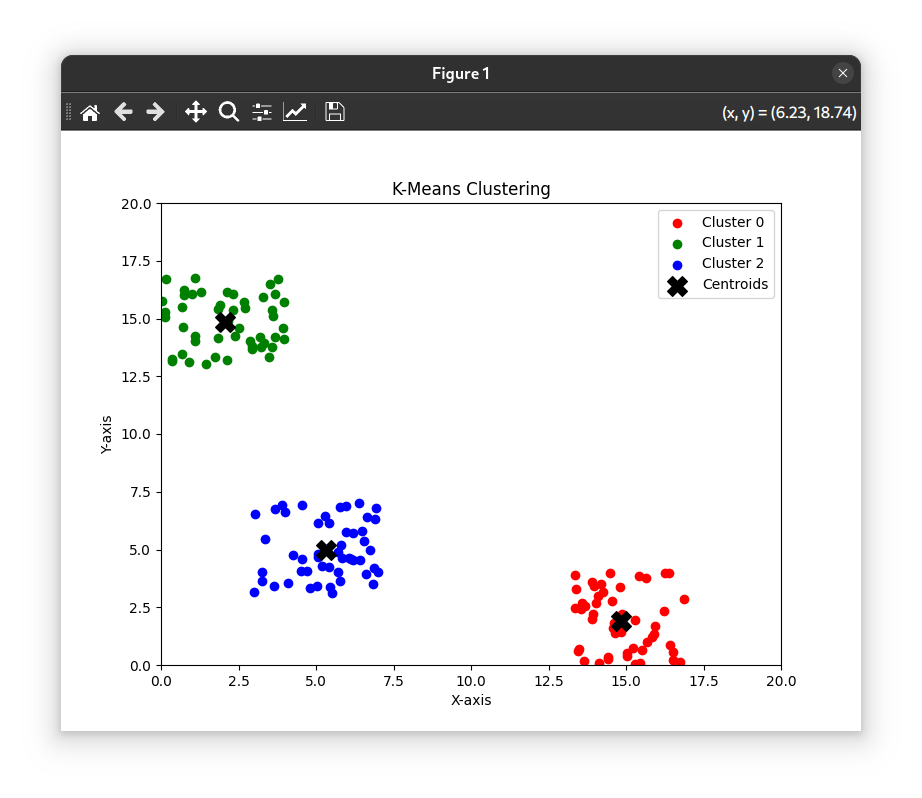

This figure's Python source:
#!/usr/bin/env python

import math
from random import randint, uniform
import matplotlib.pyplot as plt


def distance(p1, p2):
    # euclidean distance
    dims = len(p1)
    d = math.sqrt(sum([(p1[d]-p2[d])**2 for d in range(dims)]))
    return abs(d)


def cluster_loop(centroids, K):
    # distance from each point to each centroid
    distances = [[] for _ in range(K)]
    for idx, c in enumerate(centroids):
        for point in data:
            d = distance(point, c)
            distances[idx].append(d)
    
    # find closest centroid to each point
    nearest = [ds.index(min(ds)) for ds in zip(*distances)]
    clusters = [[] for _ in range(K)]
    for n, p in zip(nearest, data):
        clusters[n].append(p)
    
    # create new centroids (average of the points in each cluster)
    new_centroids = []
    for idx, cluster in enumerate(clusters):
        if not cluster:
            new_centroids.append(centroids[idx])
        else:
            avg_x = sum([x for x, _ in cluster]) / len(cluster)
            avg_y = sum([y for _, y in cluster]) / len(cluster)
            new_centroids.append([avg_x, avg_y])
    
    return new_centroids, clusters


# K MEANS #############################

K = 3

## 50 random points around 3 random centers
a,b,c = [randint(2, 18) for _ in range(K)]
centroids = [[a, b], [b, a], [c, c]]
print(f"Centroids: {centroids}")
data = []
for centroid in centroids:
    for _ in range(50):
        # randomize point coords
        x = centroid[0] + uniform(-2, 2)
        y = centroid[1] + uniform(-2, 2)
        data.append([x, y])

## clustering loop
clusters = []
done = False
while not done:
    new_centroids, clusters = cluster_loop(centroids, K)
    done = centroids == new_centroids
    centroids = new_centroids
print(f"Done: {centroids}")
for idx, cluster in enumerate(clusters):
    print(f"{idx}: {cluster}")


# PLOT IT #############################

colors = ['r', 'g', 'b']
plt.figure(figsize=(8, 6))

## plot clusters in red, green, and blue
for idx, cluster in enumerate(clusters):
    if len(cluster) > 0:  # safely skip empty clusters if that happens
        points = list(zip(*cluster))
        plt.scatter(points[0], points[1], color=colors[idx % len(colors)], label=f'Cluster {idx}')

## plot centroids as black X
centroid_x, centroid_y = zip(*centroids)
plt.scatter(centroid_x, centroid_y, color='black', marker='X', s=200, label='Centroids')
plt.title('K-Means Clustering')
plt.xlabel('X-axis')
plt.ylabel('Y-axis')
plt.legend()
plt.xlim(0, 20)
plt.ylim(0, 20)
plt.show()
